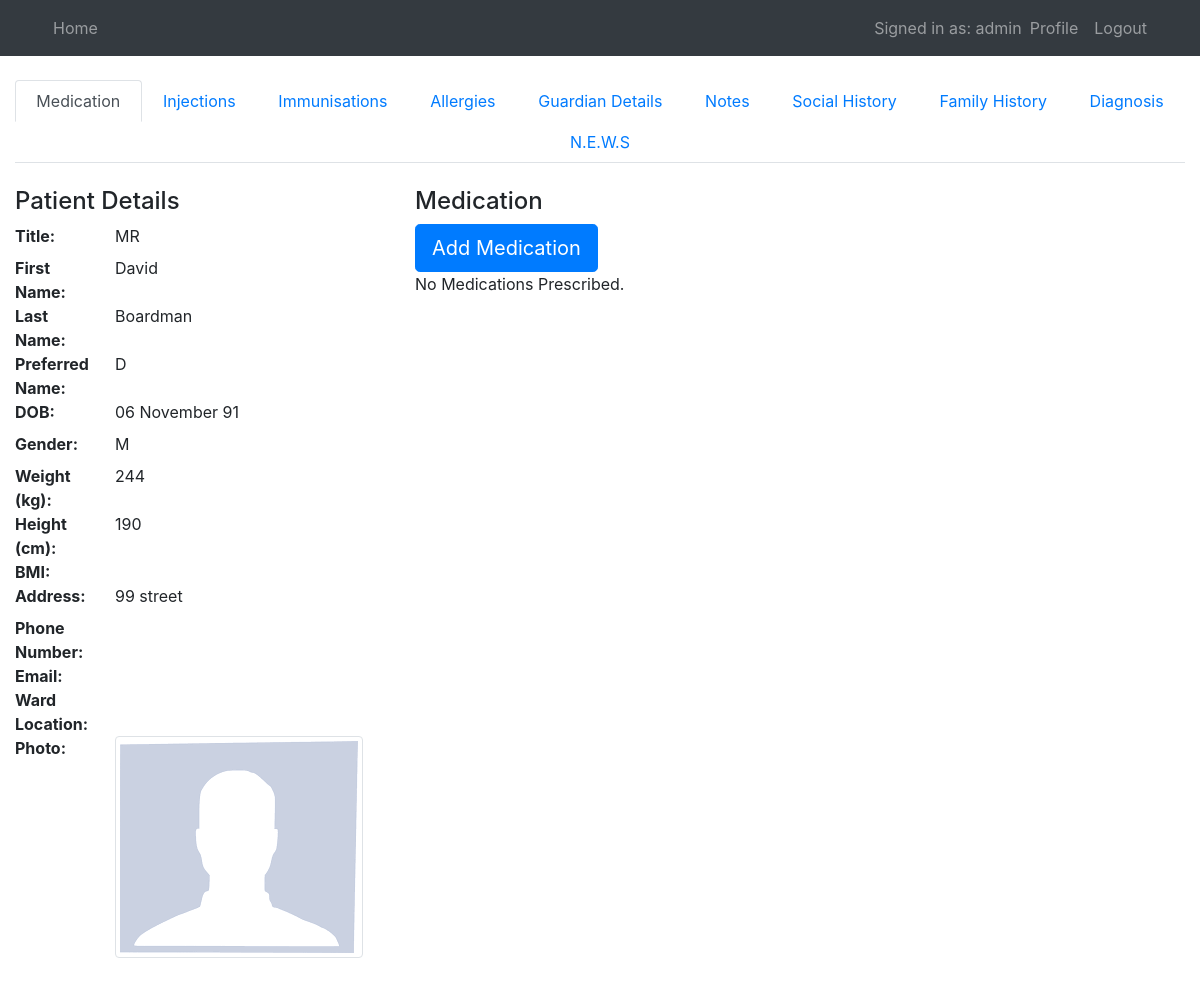
The page /home/patient/1 (signed in) on the database its author committed.
### users/models.py (models this page shows, shortened)
class PersonalDetails(models.Model):
    patienttitle = models.CharField(max_length=4, choices=TITLE_CHOICES, verbose_name='Title')
    patientfirstname = models.CharField(max_length=256, verbose_name='First Name')
    patientlastname = models.CharField(max_length=256, verbose_name='Last Name')
    patientpreferredname = models.CharField(max_length=256, blank=True, verbose_name='Preferred name')
    dateofbirth = models.DateTimeField(verbose_name='DOB')
    gender = models.CharField(max_length=256, choices=GENDER_CHOICES, verbose_name='Gender')
    weight = models.CharField(max_length=256, blank=True, verbose_name='Weight')
    height = models.CharField(max_length=256, blank=True, verbose_name='Height')
    address = models.CharField(max_length=256, verbose_name='Address')
    bmi = models.CharField(max_length=256, blank=True, verbose_name='BMI')
    phonenumber = models.CharField(max_length=256, blank=True, verbose_name='Phone Number')
    email = models.CharField(max_length=256, blank=True, verbose_name='Email')
    dnr = models.NullBooleanField(null=True, blank=True, verbose_name='DNR')
    wardlocation = models.CharField(max_length=256, blank=True, verbose_name='Ward Location')
    photo = models.ImageField(default='default.png', upload_to='profile_pics', blank=True, verbose_name='Photo')

### mysite/views.py (the view)
# urls.py: path('patient/<int:id>', Patient.as_view(), name="patient_list"),
class Patient(LoginRequiredMixin, DetailView):
    template_name = 'mysite/patient.html'
    context_object_name = 'patient_list'
    def get_object(self):
        id_ = self.kwargs.get("id")
        return get_object_or_404(PersonalDetails, id=id_)
    def get_context_data(self, **kwargs):
        id_ = self.kwargs.get("id")
        context = super(Patient, self).get_context_data(**kwargs)
        context['notesandscans'] = NotesAndScans.objects.filter(personaldetails_id=id_)
        context['guardian'] = GuardianDetails.objects.filter(personaldetails_id=id_)
        context['social'] = SocialDetails.objects.filter(personaldetails_id=id_)
        context['familyhistory'] = FamilyHistory.objects.filter(personaldetails_id=id_)
        context['diagnosis'] = DiagnosisHistory.objects.filter(personaldetails_id=id_)
        context['allergies'] = AllergyDetails.objects.filter(personaldetails_id=id_)
        context['medication'] = Medication.objects.filter(personaldetails_id=id_)
        context['injection'] = Injection.objects.filter(personaldetails_id=id_)
        context['immunisation'] = Immunisation.objects.filter(personaldetails_id=id_)
        context['news'] = NationalEarlyWarningScore.objects.filter(personaldetails_id=id_)
        context['title'] = ('Patient %s' % id_)
        return context

### mysite/templates/mysite/patient.html (shortened to what this page needs)
{% extends "mysite/base.html" %}
{% block content %}
    <br>
    <ul class="nav nav-tabs nav-fill">
        <li class="nav-item">
            <a class="nav-link active" id="list-medication-list" data-toggle="list" href="#list-medication" role="tab"
               aria-controls="Medication">Medication</a>
        </li>
        <li class="nav-item">
            <a class="nav-link" id="list-injections-list" data-toggle="list" href="#list-injections" role="tab"
               aria-controls="Injections">Injections</a>
        </li>
        <li class="nav-item">
            <a class="nav-link" id="list-immunisations-list" data-toggle="list" href="#list-immunisations" role="tab"
               aria-controls="Immunisations">Immunisations</a>
        </li>
        <li class="nav-item">
            <a class="nav-link" id="list-allergies-list" data-toggle="list" href="#list-allergies" role="tab"
               aria-controls="Allergies">Allergies</a>
        </li>
        <li class="nav-item">
            <a class="nav-link" id="list-guardian-list" data-toggle="list" href="#list-guardian" role="tab"
               aria-controls="Guardian">Guardian Details</a>
        </li>
        <li class="nav-item">
            <a class="nav-link" id="list-notes-list" data-toggle="list" href="#list-notes" role="tab"
               aria-controls="Notes">Notes</a>
        </li>
    <li class="nav-item">
            <a class="nav-link" id="list-social-list" data-toggle="list" href="#list-social" role="tab"
               aria-controls="Social">Social History</a>
        </li>
        <li class="nav-item">
            <a class="nav-link" id="list-familyhist-list" data-toggle="list" href="#list-familyhist" role="tab"
               aria-controls="Family">Family History</a>
        </li>
        <li class="nav-item">
            <a class="nav-link" id="list-diagnosishistory-list" data-toggle="list" href="#list-diagnosishistory" role="tab"
               aria-controls="Diagnosis">Diagnosis</a>
        </li>
        <li class="nav-item">
            <a class="nav-link" id="list-news-list" data-toggle="list" href="#list-news" role="tab"
               aria-controls="News">N.E.W.S</a>
        </li>
    </ul>
    <br>
    <div class="row">
        <div class="col-sm-4">
            <h4>Patient Details</h4>
            <dl class="row">
                <dt class="col-sm-3">Title:</dt>
                <dd class="col-sm-9">{{ patient_list.patienttitle }}</dd>
                <dt class="col-sm-3">First Name:</dt>
                <dd class="col-sm-9">{{ patient_list.patientfirstname }}</dd>
                <dt class="col-sm-3">Last Name:</dt>
                <dd class="col-sm-9">{{ patient_list.patientlastname }}</dd>
                <dt class="col-sm-3">Preferred Name:</dt>
                <dd class="col-sm-9">{{ patient_list.patientpreferredname }}</dd>
                <dt class="col-sm-3">DOB:</dt>
                <dd class="col-sm-9">{{ patient_list.dateofbirth|date:"d F y" }}</dd>
                <dt class="col-sm-3">Gender:</dt>
                <dd class="col-sm-9">{{ patient_list.gender }}</dd>
                <dt class="col-sm-3">Weight (kg):</dt>
                <dd class="col-sm-9">{{ patient_list.weight }}</dd>
                <dt class="col-sm-3">Height (cm):</dt>
                <dd class="col-sm-9">{{ patient_list.height }}</dd>
                <dt class="col-sm-3">BMI:</dt>
                <dd class="col-sm-9">{{ patient_list.bmi }}</dd>
                <dt class="col-sm-3">Address:</dt>
                <dd class="col-sm-9">{{ patient_list.address }}</dd>
                <dt class="col-sm-3">Phone Number:</dt>
                <dd class="col-sm-9">{{ patient_list.phonenumber }}</dd>
                <dt class="col-sm-3">Email:</dt>
                <dd class="col-sm-9">{{ patient_list.email }}</dd>
                <dt class="col-sm-3">Ward Location:</dt>
                <dd class="col-sm-9">{{ patient_list.wardlocation }}</dd>
                <dt class="col-sm-3">Photo:</dt>
                <dd class="col-sm-9"><img class="img-thumbnail" src="{{ patient_list.photo.url }}"></dd>
            </dl>
        </div>
        <div class="col-sm-8">
            <div class="tab-content" id="nav-tabContent">
                <div class="tab-pane fade show active" id="list-medication" role="tabpanel"
                     aria-labelledby="list-medication-list">
                    <h4>Medication</h4>
                    <a class="btn btn-primary btn-lg" href="{% url 'add-medication' id=patient_list.id %}">Add Medication</a>
                    {% if medication|length > 0 %}
                        {% for med in medication %}
                            <dl class="row">
                                <dt class="col-sm-3">Medication Name:</dt>
                                <dd class="col-sm-9">{{ med.medicationname }}</dd>
                                <dt class="col-sm-3">Medication Start Date:</dt>
                                <dd class="col-sm-9">{{ med.medstartdatetime }}</dd>
                                <dt class="col-sm-3">Medication End Date:</dt>
                                <dd class="col-sm-9">{{ med.medenddatetime }}</dd>
                                <dt class="col-sm-3">Medication Duration:</dt>
                                <dd class="col-sm-9">{{ med.medicationduration }}</dd>
                                <dt class="col-sm-3">Medication Quantity:</dt>
                                <dd class="col-sm-9">{{ med.medicationquantity }}</dd>
                                <dt class="col-sm-3">Medication Schedule:</dt>
                                <dd class="col-sm-9">{{ med.medicationschedule }}</dd>
                                <hr style="width: 100%;"/>
                            </dl>
                        {% endfor %}
                    {% else %}
                        <p>No Medications Prescribed.</p>
                    {% endif %}
                </div>
            </div>
        </div>
    </div>
{% endblock content %}

### mysite/templates/mysite/base.html (shortened to what this page needs)
{% load static %}
<!DOCTYPE html>
<html lang="en">
<head>
    <link rel="stylesheet" type="text/css" href="{% static 'mysite/main.css' %}">
    <link rel="stylesheet" href="https://stackpath.bootstrapcdn.com/bootstrap/4.1.3/css/bootstrap.min.css">
</head>
<body>
    {% if user.is_authenticated %}
        <nav class="navbar navbar-expand-md navbar-dark bg-dark">
            <div class="container">
                <div class="navbar-nav mr-auto">
                    <a class="nav-link" href="{% url 'mysite-home' %}">Home</a>
                </div>
                <div class="navbar-nav">
                    {% if user.is_authenticated %}
                        <span class="navbar-text">Signed in as: {{ user.username }}</span>
                        <a class="nav-item nav-link" href="{% url 'profile' %}">Profile</a>
                        <a class="nav-item nav-link" href="{% url 'logout' %}">Logout</a>
                    {% else %}
                        <a class="nav-item nav-link" href="{% url 'login' %}">Login</a>
                        <a class="nav-item nav-link" href="{% url 'register' %}">Register</a>
                    {% endif %}
                </div>
            </div>
        </nav>
    {% endif %}
    <div class="container-fluid">
        {% block content %}{% endblock %}
    </div>
</body>
</html>

### rows shown on the page
PersonalDetails: patienttitle "MR", patientfirstname "David", patientlastname "Boardman", patientpreferredname "D", dateofbirth "06 November 91", gender "M", weight "244", height "190", address "99 street", photo (placeholder picture)

### other values the page prints
{{ user.username }} "admin"
